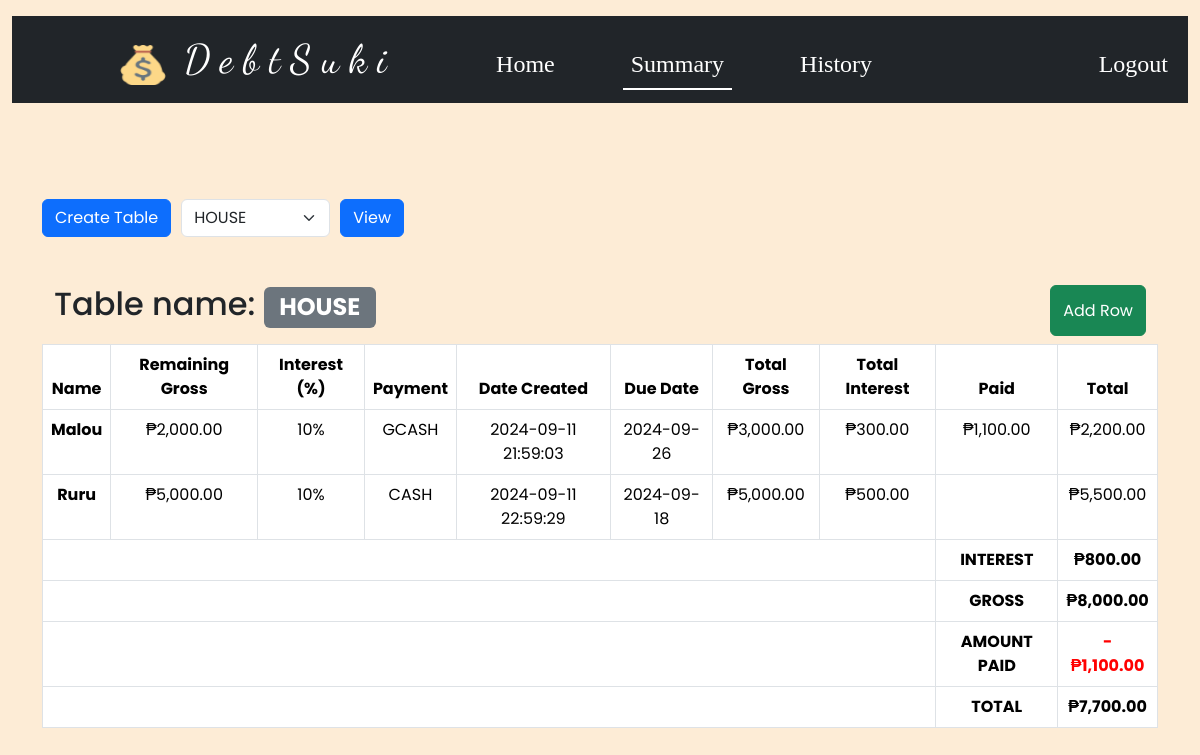
The page /summaryHome/HOUSE (signed in) on the database its author committed.
### tables this page shows
CREATE TABLE table_summary (id INTEGER PRIMARY KEY AUTOINCREMENT NOT NULL, user_id INTEGER NOT NULL, table_name TEXT NOT NULL, name TEXT NOT NULL, gross REAL NOT NULL, interest REAL NOT NULL, interest_rate REAL NOT NULL, total_amount REAL NOT NULL, payment TEXT NOT NULL, date DATETIME NOT NULL, due_date DATETIME NOT NULL, amount_paid REAL, total_gross REAL NOT NULL, total_interest REAL NOT NULL);

### app.py (the view)
@app.route('/summaryHome/<table_name>')
@login_required
def summaryHome(table_name):
    user_id = session["user_id"]
    table_data_db = db.execute("SELECT * FROM table_summary WHERE user_id = ? AND table_name = ?", user_id, table_name)
    table_total_db = db.execute("SELECT SUM(total_amount) as total FROM table_summary WHERE user_id = ? AND table_name = ?", user_id, table_name)
    check_table_db = db.execute("SELECT * FROM table_summary WHERE user_id = ? GROUP BY table_name", user_id)
    total_gross_db = db.execute("SELECT SUM(total_gross) as total_gross FROM table_summary WHERE user_id = ? AND table_name = ?", user_id, table_name)
    total_interest_db = db.execute("SELECT SUM(total_interest) as total_interest FROM table_summary WHERE user_id = ? AND table_name = ?", user_id, table_name)
    total_amount_paid_db = db.execute("SELECT SUM(amount_paid) as amount_paid FROM table_summary WHERE user_id = ? AND table_name = ?", user_id, table_name)
    if not total_amount_paid_db[0]["amount_paid"]:
        total_amount_paid = 0
    else:
        total_amount_paid = total_amount_paid_db[0]["amount_paid"]
    if table_total_db[0]["total"]:
        total = table_total_db[0]["total"]
    else:
        total = 0
    total_gross = total_gross_db[0]["total_gross"]
    total_interest = total_interest_db[0]["total_interest"]
    return render_template("summaryHome.html", payments=PAYMENT_METHOD, table_data=table_data_db, total=total, tables=check_table_db, total_interest=total_interest, total_gross=total_gross, paid=total_amount_paid, selected_table=table_name, php=php, int=int)

### app.py (called while the page is built)
@app.after_request
def after_request(response):
    response.headers["Cache-Control"] = "no-cache, no-store, must-revalidate"
    response.headers["Expires"] = 0
    response.headers["Pragma"] = "no-cache"
    return response

### helpers.py (called while the page is built)
def login_required(f):
    @wraps(f)
    def decorated_function(*args, **kwargs):
        if session.get("user_id") is None:
            return redirect("/login")
        return f(*args, **kwargs)
    return decorated_function

def php(value):
    return f"₱{value:,.2f}"

### templates/summaryHome.html (shortened to what this page needs)
{% extends "layout.html" %}
{% block main %}
    <div class="summary-features">
        <button id="createTableBtn" class="btn btn-primary">Create Table</button>
        <form action="/summary" method="post">
            <div class="summary-row">
                <div class="summary-col">
                    <select name="table-name" class="form-select w-auto" required>
                        {% for table in tables %}
                            <option value="{{ table.table_name }}" {% if table.table_name == selected_table %}selected{% endif %}>{{ table.table_name }}</option>
                        {% endfor %}
                    </select>
                </div>
                <div class="summary-col">
                    <button class="btn btn-primary ml-3">View</button>
                </div>
            </div>
        </form>
    </div>
    <div class="container d-flex justify-content-between mt-5 mb-2">
        <h2>Table name: <span class="badge text-bg-secondary">{{ selected_table }}</span></h2>
        <div class="d-flex">
            <button class="btn btn-success w-auto" type="button" onclick="tableNewRow()">Add Row</button>
        </div>
    </div>
    <div class="table-responsive">
        <table class="table table-bordered table-hover">
            <thead>
                <tr>
                    <th scope="col">Name</th>
                    <th scope="col">Remaining Gross</th>
                    <th scope="col">Interest (%)</th>
                    <th scope="col">Payment</th>
                    <th scope="col">Date Created</th>
                    <th scope="col">Due Date</th>
                    <th scope="col">Total Gross</th>
                    <th scope="col">Total Interest</th>
                    <th scope="col">Paid</th>
                    <th scope="col">Total</th>
                </tr>
            </thead>
            <tbody id="tableAddRow" data-table-name="{{ selected_table }}">
                {% for table in table_data %}
                    <tr onclick="showBtnRow('{{ table.id }}')" class="{% if int(table.total_amount) == 0 %}table-success{% endif %}" style="cursor: pointer;">
                        <td><a href="/history/{{ table.id }}/{{ table.name }}/{{ table.table_name }}" style="text-decoration:none;font-weight:bold;text-transform:capitalize;color:black;">{{ table.name }}</a></td>
                        <td>{{ php(table.gross) }}</td>
                        <td>{% if table.interest is not none and table.interest != '' %}{{ table.interest | float | int }}%{% endif %}</td>
                        <td>{{ table.payment }}</td>
                        <td>{{ table.date }}</td>
                        <td>{{ table.due_date }}</td>
                        <td>{{ php(table.total_gross) }}</td>
                        <td>{{ php(table.total_interest) }}</td>
                        <td>{% if table.amount_paid %}{{ php(table.amount_paid) }}{% endif %}</td>
                        <td>{{ php(table.total_amount) }}</td>
                    </tr>
                {% endfor %}
            </tbody>
            <tfoot>
                <tr>
                    <td colspan="8"></td>
                    <th scope="row">INTEREST</th>
                    <th scope="row">{{ php(total_interest) }}</th>
                </tr>
                <tr>
                    <td colspan="8"></td>
                    <th scope="row">GROSS</th>
                    <th scope="row">{{ php(total_gross) }}</th>
                </tr>
                <tr>
                    <td colspan="8"></td>
                    <th scope="row">AMOUNT PAID</th>
                    <th scope="row" style="color:red;font-weight:bold;">-{{ php(paid) }}</th>
                </tr>
                <tr>
                    <td colspan="8"></td>
                    <th scope="row">TOTAL</th>
                    <th scope=row>{{ php(total) }}</td>
                </tr>
            </tfoot>
        </table>
    </div>
{% endblock %}

### static/styles.css (style rules this page uses)
body { background-color: rgb(253, 236, 214); position: relative; box-sizing: border-box; font-family: "Poppins", sans-serif; }
.summary-features { display: flex; column-gap: 0.625rem; }
.summary-row { display: flex; column-gap: 0.625rem; }

### rows shown on the page
table_summary: name "Malou", gross "₱2,000.00", interest "10", payment "GCASH", date "2024-09-11 21:59:03", due_date "2024-09-26", total_gross "₱3,000.00", total_interest "₱300.00", amount_paid "₱1,100.00", total_amount "₱2,200.00"
table_summary: name "Ruru", gross "₱5,000.00", interest "10", payment "CASH", date "2024-09-11 22:59:29", due_date "2024-09-18", total_gross "₱5,000.00", total_interest "₱500.00", total_amount "₱5,500.00"

### other values the page prints
{{ selected_table }} "HOUSE"
{{ php(total_interest) }} "₱800.00"
{{ php(total_gross) }} "₱8,000.00"
{{ php(paid) }} "₱1,100.00"
{{ php(total) }} "₱7,700.00"
form field table-name "HOUSE"
